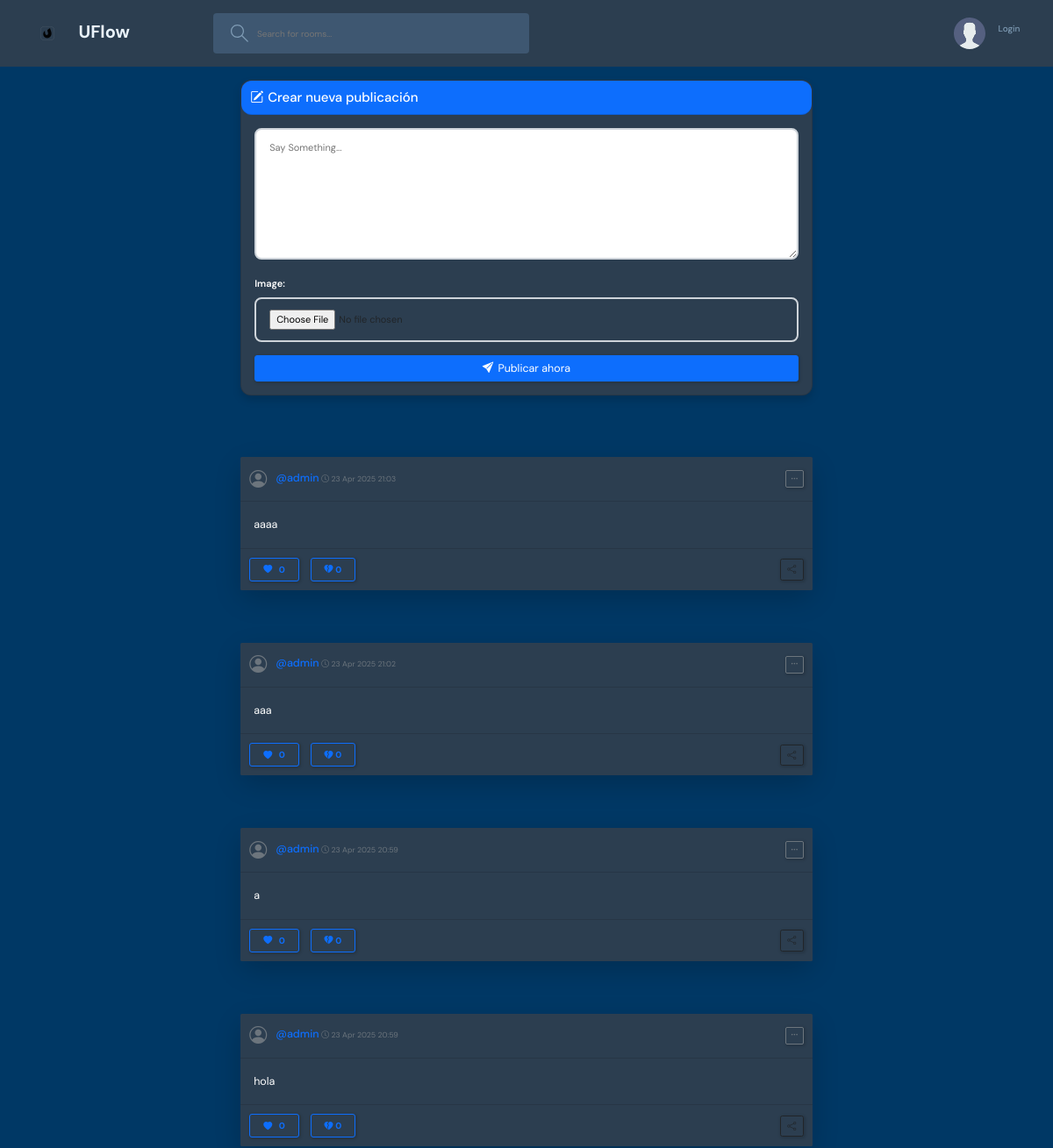
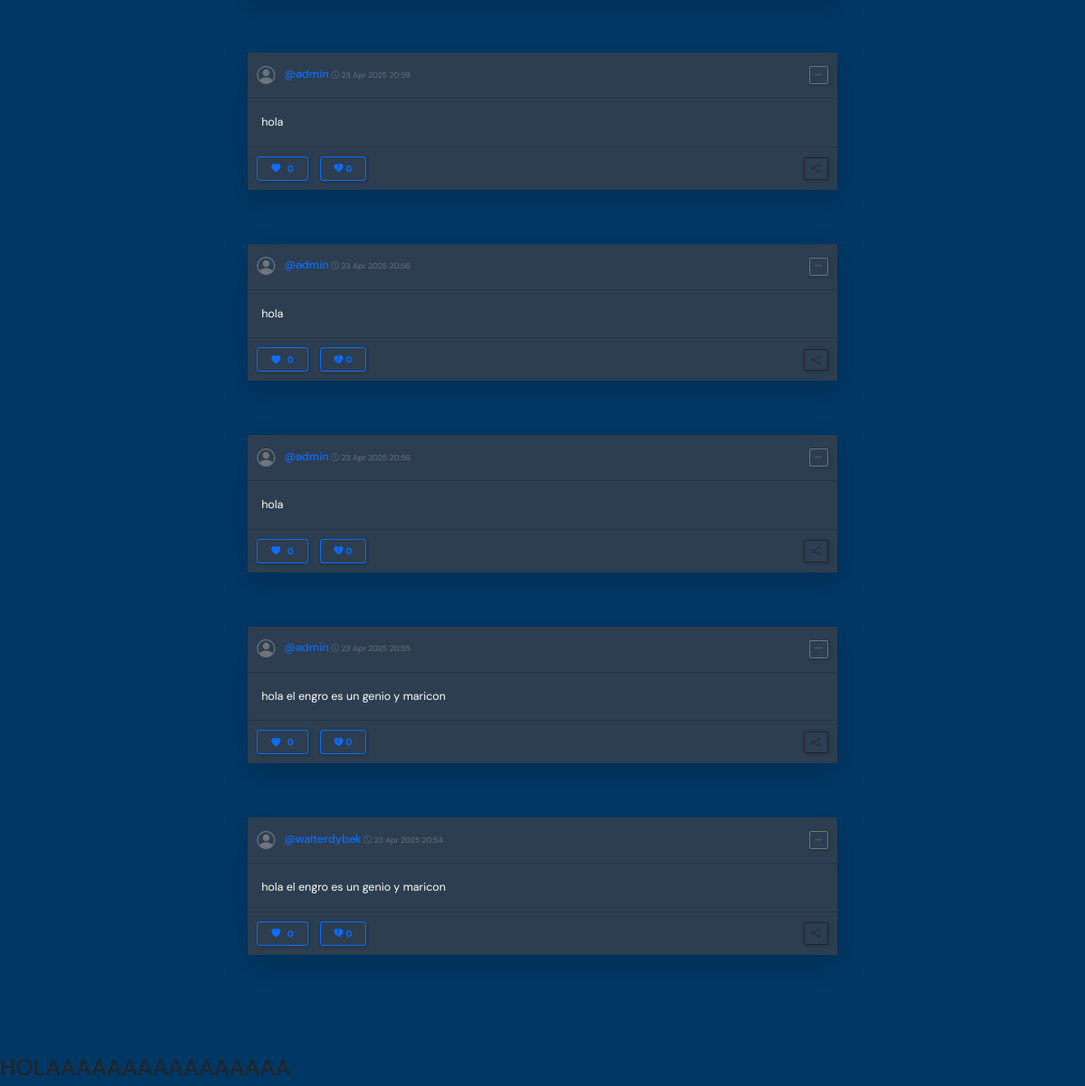
/home_feed/, run on an earlier commit of the app's database (2 pictures, top to bottom).
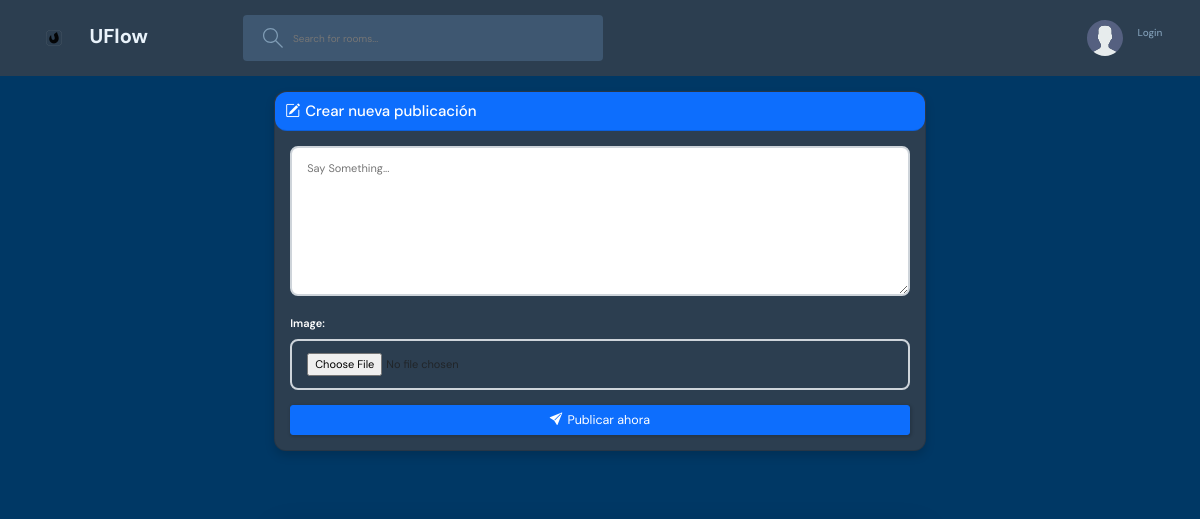
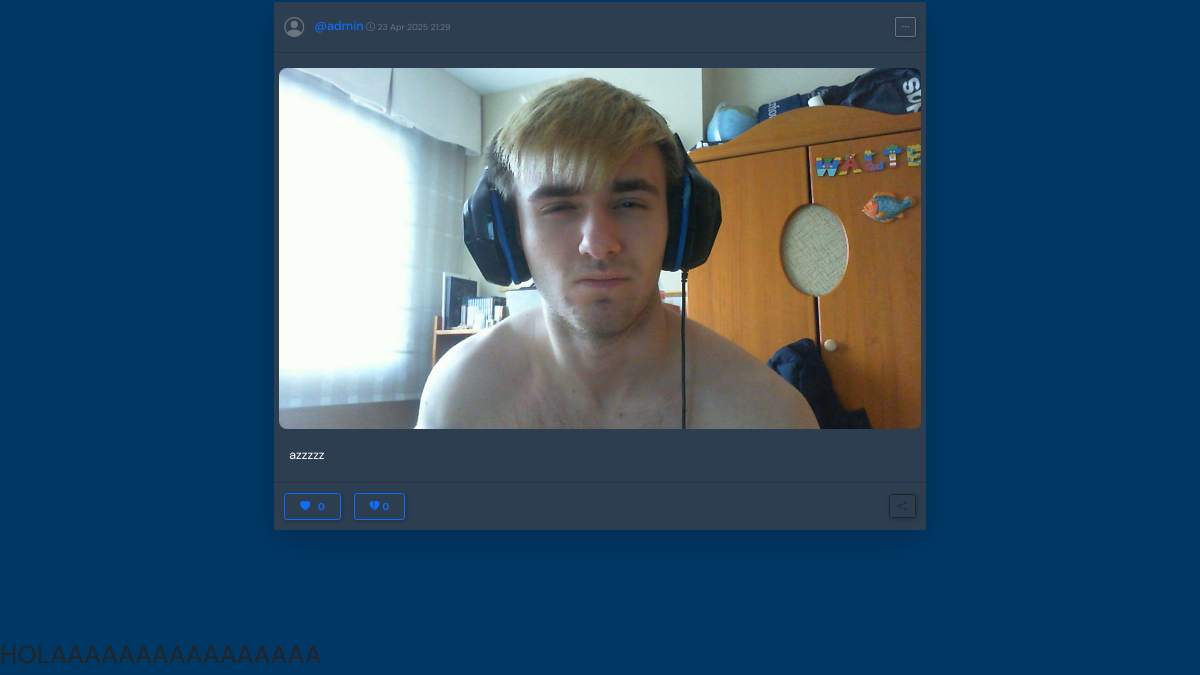
And on a later commit of the database (2 pictures, top to bottom).
### base/models.py (models this page shows, shortened)
class Post(models.Model):
    user = user = models.ForeignKey(User, on_delete=models.CASCADE)
    body = models.TextField()
    image = models.ImageField(upload_to='uploads/post_photos', blank=True, null=True)
    updated = models.DateTimeField(auto_now=True)
    created = models.DateTimeField(auto_now_add=True)
    likes = models.ManyToManyField(User, blank=True, related_name='likes')
    dislikes = models.ManyToManyField(User, blank=True, related_name='dislikes')
    class Meta:
        ordering = ['-updated', '-created']

class User(AbstractUser):
    username = models.CharField(unique=True,max_length=200, null=True)
    first_name = models.CharField(max_length=200, null=True)
    last_name = models.CharField(max_length=200, null=True)
    email = models.EmailField(unique=True, null=True)
    bio = models.TextField(null=True)
    avatar = models.ImageField(null=True, default="avatar.svg")
    birthdate = models.DateField(null=True, blank=True)
    USERNAME_FIELD = 'username'
    REQUIRED_FIELDS = []

### base/views.py (the view, shortened to what this page needs)
# urls.py: path('home_feed/', views.PostListView.as_view(), name='home_feed'),
class PostListView(View):
    def get(self, request,*args, **kwargs):
        posts= Post.objects.all().order_by('-created')
        form = PostForm()
        context = {
            'post_list':posts,
            'form':form,
        }
        return render (request,'base/home_feed.html',context)

### base/forms.py
class PostForm(ModelForm):
    body = forms.CharField(
        label='',
        widget=forms.Textarea(attrs={
            'rows':'3',
            'placeholder':'Say Something...'
        }))
    image  = forms.ImageField(required=False)
    class Meta:
        model = Post
        fields = ['body', 'image']

### base/templates/base/home_feed.html
{% extends 'main.html' %}
{% block content %}
      <div class="container">
          {% include 'base/post_feed.html' %}
        </div>
        <H1>HOLAAAAAAAAAAAAAAAA</H1>
    {% endblock content %}

### base/templates/base/post_feed.html (shortened to what the changed rows need)
{% load static %}
{% block content %}
<link rel="stylesheet" href="https://cdn.jsdelivr.net/npm/bootstrap-icons@1.11.3/font/bootstrap-icons.min.css">
<link href="https://cdn.jsdelivr.net/npm/bootstrap@5.0.2/dist/css/bootstrap.min.css" rel="stylesheet">
<div class="container feed-container">
    {% for post in post_list %}
    <div class="row justify-content-center mb-5">
        <div class="col-lg-8 col-md-10 col-sm-12">
            <div class="card post-card shadow-lg post">
                <div class="card-header bg-light py-3 post">
                    <div class="d-flex justify-content-between align-items-center post">
                        <div class="d-flex align-items-center post">
                            <div class="user-avatar me-3" post>
                                <i class="bi bi-person-circle fs-2"></i>
                            </div>
                            <div>
                                <a href="{% url 'user-profile' post.user.id %}">
                                    <h5 class="post-username mb-1">@{{ post.user }}</h5>
                                </a>
                                <small class="text-muted post-date">
                                    <i class="bi bi-clock me-1"></i>{{ post.created|date:"d M Y H:i" }}
                                </small>
                            </div>
                        </div>
                        <button class="btn btn-sm btn-outline-secondary">
                            <i class="bi bi-three-dots"></i>
                        </button>
                    </div>
                </div>
                <div class="card-body p-4">
                    {% if post.image %}
                    <div class="post-image-container mb-4">
                        <img src="{{ post.image.url }}" alt="Post image" class="post-image img-fluid rounded">
                    </div>
                    {% endif %}
                    <div class="post-content fs-5 text">
                        {{ post.body|linebreaksbr }}
                    </div>
                </div>
                <div class="card-footer bg-white py-3 post">
                    <div class="d-flex justify-content-between align-items-center">
                        <div class="reaction-buttons">
                            <form method="post" action="{% url 'like' post.pk %}" class="d-inline me-3">
                                <button class="btn btn-lg btn-outline-primary like-btn px-4" type="submit">
                                    <i class="bi bi-heart-fill me-2"></i>
                                    <span class="reaction-count fw-bold">{{ post.likes.all.count }}</span>
                                </button>
                            </form>
                            <form method="post" action="{% url 'dislike' post.pk %}" class="d-inline me-3">
                                <button class="btn btn-lg btn-outline-primary like-btn px-4" type="submit">
                                    <i class="bi bi-heartbreak-fill"></i>
                                    <span class="reaction-count fw-bold">{{ post.dislikes.all.count }}</span>
                                </button>
                            </form>
                        </div>
                        <div>
                            <button class="btn btn-outline-dark">
                                <i class="bi bi-share"></i>
                            </button>
                        </div>
                    </div>
                </div>
            </div>
        </div>
    </div>
    {% endfor %}
</div>
{% endblock content %}

What changed in the data, as far as the page shows it:
removed Post: user "admin", created "23 Apr 2025 21:03", body "aaaa", likes.all.count "0", dislikes.all.count "0"
removed Post: user "admin", created "23 Apr 2025 21:02", body "aaa", likes.all.count "0", dislikes.all.count "0"
removed Post: user "admin", created "23 Apr 2025 20:59", body "a", likes.all.count "0", dislikes.all.count "0"
removed Post: user "admin", created "23 Apr 2025 20:59", body "hola", likes.all.count "0", dislikes.all.count "0"
removed Post: user "admin", created "23 Apr 2025 20:59", body "hola", likes.all.count "0", dislikes.all.count "0"
removed Post: user "admin", created "23 Apr 2025 20:56", body "hola", likes.all.count "0", dislikes.all.count "0"
removed Post: user "admin", created "23 Apr 2025 20:56", body "hola", likes.all.count "0", dislikes.all.count "0"
removed Post: user "admin", created "23 Apr 2025 20:55", body "hola el engro es un genio y maricon", likes.all.count "0", dislikes.all.count "0"
removed Post: user "walterdybek", created "23 Apr 2025 20:54", body "hola el engro es un genio y maricon", likes.all.count "0", dislikes.all.count "0"
added Post: user "admin", created "23 Apr 2025 21:29", image (picture), body "azzzzz", likes.all.count "0", dislikes.all.count "0"
